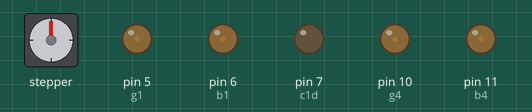
Bench run of a sketch on a simulated Arduino Uno, built with avr-gcc and run on an emulated ATmega328P. Shown: stepper motor, output pins drawn as LEDs (lit = HIGH). Wiring (inferred from the names in the program): stepper motor driver (200 steps per turn assumed): step pin 2; direction pin 4; enable pin 12. Pins used as bus, display or sensor lines are not drawn.

Above: at 0.15 s.
At 3.16 s:
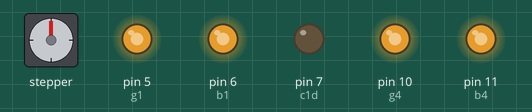
At 8.89 s:
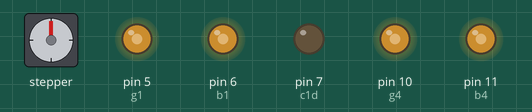
At 12.8 s:
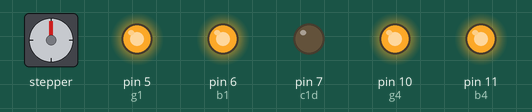
At 19.74 s:
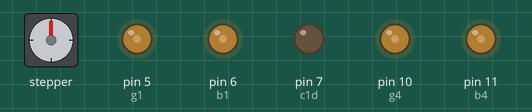
Timing chart, 0 to 20.0 s (numbered marks = the images above):
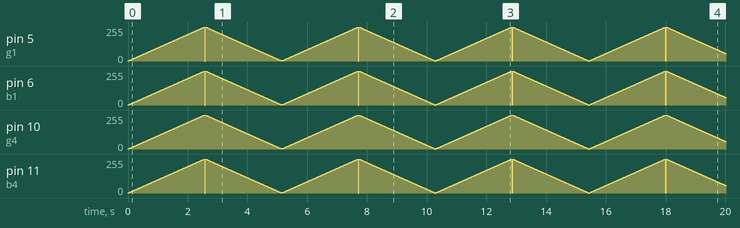

The sketch:

caja_led_dos_variantes_y_botones.ino
```cpp
int r1 = 3;
int g1 = 5;
int b1 = 6;

int r4 = 9;
int g4 = 10;
int b4 = 11;

int c1d = 7;
/*int c2d = 8; //disminuir
  int c3d = 2; //aumentar*/
int c4d = 1;

//MOTOR
int radio = 10; // medida del radio del eje del motor en milimetros
int distancia = 1300; // distancia de recorrido de la cuerda en milimetros
int duracion = 10; // tiempo del recorrido en segundos, 10 para enrollar y 10 para desenrollar
const int stepPin = 2; // pin de conexión al arduino
const int dirPin = 4; // pin de conexión al arduino
const int enPin = 12; // pin de conexión al arduino

int unidadtiempo = (0.0455 / radio); // constante dividida por el radio del eje del motor
int total = 200; // tiempo dividido por unidadtiempo
int perimetro = (2 * PI*radio); // perímetro del espesor del eje del motor
int calculo1 = (distancia / perimetro); // cálculo para saber cuantas vueltas debe dar el motor en una distancia determinada
int calculo2 = (calculo1 * 1600); // cálculo 1 por 1600 (correspondiente a una vuelta del motor)


void setup()
{
  Serial.begin (9600);
  pinMode(r1, OUTPUT);
  pinMode(g1, OUTPUT);
  pinMode(b1, OUTPUT);
  pinMode(c1d, OUTPUT);
  pinMode(r4, OUTPUT);
  pinMode(g4, OUTPUT);
  pinMode(b4, OUTPUT);
  pinMode(c4d, OUTPUT);

  pinMode(stepPin, OUTPUT);
  pinMode(dirPin, OUTPUT);
  pinMode(enPin, OUTPUT);
  digitalWrite(enPin, LOW);

  digitalWrite(c1d, LOW); //aumentar
  digitalWrite(c4d, LOW); //disminuir

}

void loop()
{
  if (digitalRead(c4d) == HIGH)
  {
    Serial.println("disminuir");
    digitalWrite(dirPin, HIGH);
    for (int x = 0; x < calculo2; x++) {
    digitalWrite(stepPin, HIGH);
    delayMicroseconds(total);
    digitalWrite(stepPin, LOW);
    delayMicroseconds(total);
    }
  }

  digitalWrite(c1d, LOW);
  if (digitalRead(c1d) == HIGH) {
    Serial.println("aumentar");
    digitalWrite(dirPin, HIGH);
    for (int x = calculo2; x > 0; x--) {
    digitalWrite(stepPin, HIGH);
    delayMicroseconds(total);
    digitalWrite(stepPin, LOW);
    delayMicroseconds(total);
     }
  }

  else {
    for (int i = 0 ; i < 256 ; i ++) {
      analogWrite(r1, i);
      analogWrite(r4, i);
      analogWrite(g1, i);
      analogWrite(g4, i);
      analogWrite(b1, i);
      analogWrite(b4, i);
      delay(10);
    }
    for (int i = 256 ; i > 0 ; i --) {
      analogWrite(r1, i);
      analogWrite(r4, i);
      analogWrite(g1, i);
      analogWrite(g4, i);
      analogWrite(b1, i);
      analogWrite(b4, i);
      delay(10);
    }


  }
}
```
